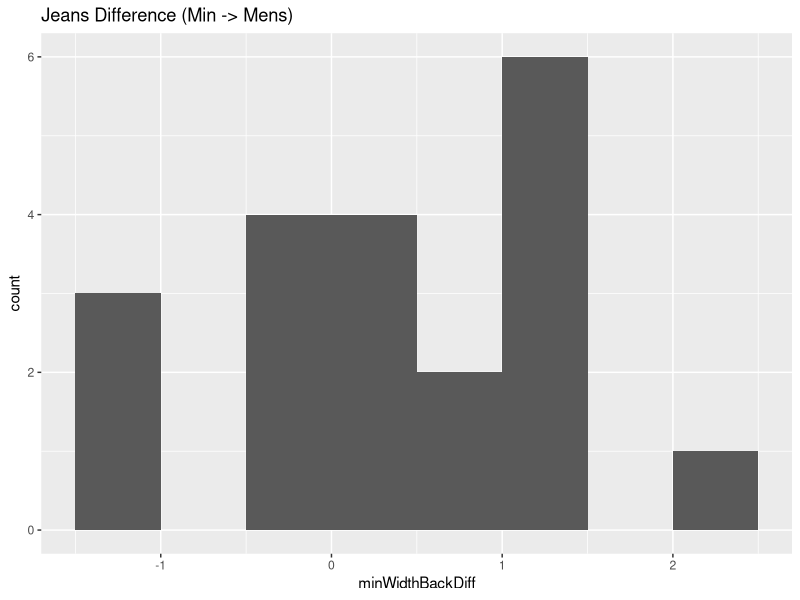
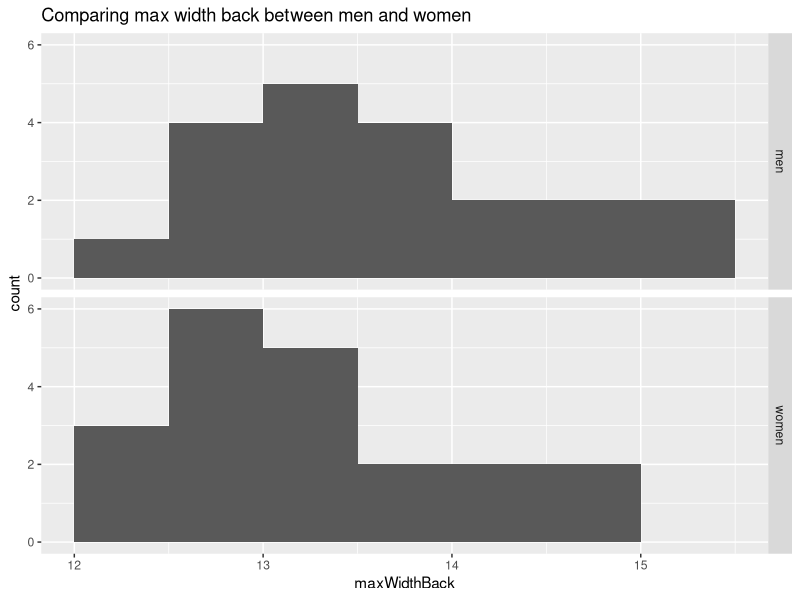

Write the R code that produced these figures, in order.
#!/usr/bin/env RScript

# please reference lab 19 for full procedure and answer template

library(ggplot2)
library(dplyr)

alpha  <- 0.05

check_p_value <- function(p_value){
        if(p_value > alpha){
                message("fail to reject the null")
        }else{
                message("reject the null")
        }
}

data_one <- read.csv("straight_jeans.csv")
data_two <- read.csv("straight_jeans2.csv")

initial_t_test <- t.test(maxWidthBack ~ menWomen, data = data_one)
inital_p_value <- initial_t_test$p.value
initial_t_stat <- initial_t_test$t

check_p_value(inital_p_value)

initial_plot <- ggplot(data_one, aes(x = maxWidthBack)) + geom_histogram(binwidth = 0.5, center = 12.25) + facet_grid(menWomen ~ .) + labs(title = "Comparing max width back between men and women")

# uncomment to create pdf histogram
# ggsave("initial_plot.pdf")

# Add a variable to the dataset containing paired differences

jeans_diff <- data_two %>% mutate(maxWidthBackDiff = maxWidthBackMens - maxWidthBackWomens, minWidthBackDiff = minWidthBackMens - minWidthBackWomens)

diff_plot <- ggplot(jeans_diff, aes(x = minWidthBackDiff)) + geom_histogram(binwidth = 0.5, center = 0.25) + labs(title = "Jeans Difference (Min -> Mens)")


# uncomment to create pdf histogram
#ggsave("diff_plot.pdf")

diff_t_test <- t.test(jeans_diff$minWidthBackDiff)
diff_p_value <- diff_t_test$p.value
diff_t_stat <- diff_t_test$t

check_p_value(diff_p_value)
